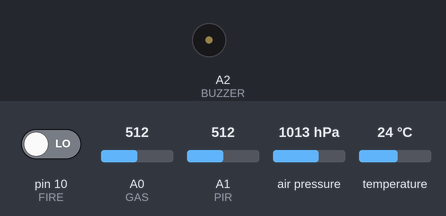
The sketch below on a simulated Arduino Uno, built with avr-gcc and run on an emulated ATmega328P. On the bench: buzzer (waves = sounding). The test bench sets the inputs (shaded band); at power-on: A0 (GAS) = 512, pin 10 (FIRE) LOW, A1 (PIR) = 512, air pressure 1013 hPa, temperature 24 °C. WiFi joins after 1.5 s; servers stay silent unless stated.

Above: at 3.0 s.
3.1 s: A0 (GAS) set to 607
5.3 s: A0 (GAS) set to 634
At 6.4 s:
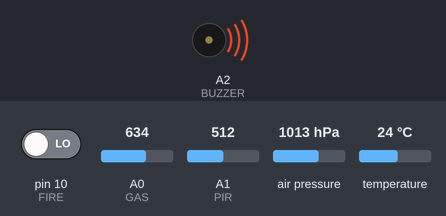
7.3 s: A0 (GAS) set to 610
At 9.0 s:
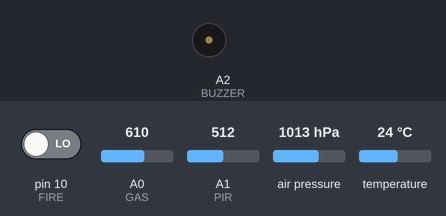
9.3 s: A0 (GAS) set to 630
At 10.6 s:
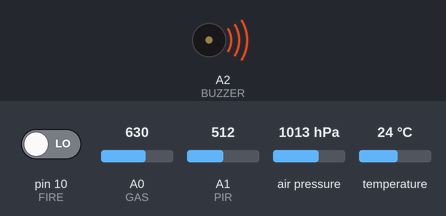
Timing chart, 0 to 12.3 s (numbered marks = the images above; inputs shaded):
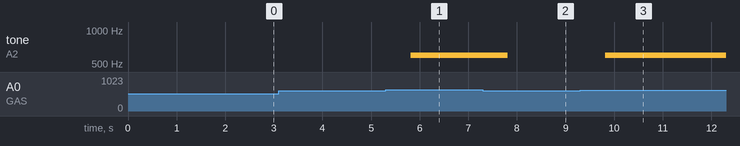

Measured:
- the behaviour switches between 619 and 620 on A0 (GAS) (found by bisection; images 0 and 1)
- after the input at 5.3 s, tone on A2 (BUZZER): silent → 600 Hz after 0.51 s
- after the input at 7.3 s, tone on A2 (BUZZER): 600 Hz → silent after 0.51 s
- after the input at 9.3 s, tone on A2 (BUZZER): silent → 600 Hz after 0.51 s

The sketch:

sss.ino
```cpp
/*
 * ============================================================
 *  SYSTEM SECURITY - Systeme de securite connecte (Arduino UNO)
 * ============================================================
 *  Surveille trois dangers et envoie l'etat a l'application Blynk :
 *    - Flamme      (capteur de flamme, sortie numerique)
 *    - Mouvement   (capteur PIR, lu en analogique)
 *    - Gaz         (capteur de gaz, sortie analogique)
 *  Mesure aussi la temperature, la pression et l'altitude (BMP180).
 *  Un buzzer sonne quand au moins un danger est detecte.
 *
 *  Brochage :
 *    A0  -> capteur de gaz
 *    A1  -> capteur PIR
 *    A2  -> buzzer
 *    D10 -> capteur de flamme
 *    A4 (SDA) / A5 (SCL) -> BMP180 (bus I2C)
 *
 *  Widgets Blynk (broches virtuelles) :
 *    V0 = flamme   V1 = mouvement   V2 = gaz        (0 ou 1)
 *    V3 = temperature (degC)   V4 = pression (hPa)   V5 = altitude (m)
 *
 *  Bibliotheques : Blynk, Adafruit BMP085 Library (compatible BMP180)
 * ============================================================
 */

// Identifiants du modele Blynk : doivent etre definis AVANT d'inclure Blynk
#define BLYNK_TEMPLATE_ID "TMPL2v6q_U6G1"
#define BLYNK_TEMPLATE_NAME "SYSTEM SECURITY"

#include <Wire.h>               // bus I2C (utilise par le BMP180)
#include <Adafruit_BMP085.h>    // pilote BMP085/BMP180
#include <BlynkSimpleStream.h>  // Blynk via la liaison serie (pas de WiFi)

// ===== Auth Token =====
// Jeton qui relie cette carte a votre appareil dans Blynk.
// ATTENTION : ce jeton est un secret. Ne le publiez pas dans un depot public ;
// s'il a ete publie, regenerez-le dans la console Blynk.
char auth[] = "UldGf8ePbc_l6qJb-_7Y2MwGXY842C6J";

// ===== BMP180 =====
Adafruit_BMP085 bmp;

// ===== Capteurs =====
#define GAS     A0   // capteur de gaz (analogique)
#define PIR     A1   // capteur de mouvement PIR (lu en analogique)
#define FIRE    10   // capteur de flamme (numerique)
#define BUZZER  A2   // buzzer d'alarme

// Valeurs brutes lues sur les capteurs
int pirValue = 0;
int gasValue = 0;
int fireValue = 0;

// Etats apres comparaison aux seuils : 1 = danger detecte, 0 = normal
int fireState = 0;
int pirState  = 0;
int gasState  = 0;

// Minuterie Blynk : appelle sendSensorData() periodiquement sans bloquer loop()
BlynkTimer timer;

// ==========================================
// Lit tous les capteurs, envoie les valeurs a Blynk et pilote le buzzer.
// Appelee toutes les 2 secondes par la minuterie.
void sendSensorData() {

  // ===== BMP180 =====
  float temperatureBMP = bmp.readTemperature();
  float pression = bmp.readPressure() / 100.0;   // Pa -> hPa
  float altitude = bmp.readAltitude();           // en metres, pression de reference au niveau de la mer par defaut

  // ===== Lecture capteurs =====
  fireValue = digitalRead(FIRE);
  pirValue  = analogRead(PIR);
  gasValue  = analogRead(GAS);

  // ===== Etats =====
  // Flamme : le capteur donne directement 1 quand il detecte une flamme.
  // PIR et gaz : valeur analogique (0 a 1023) comparee a un seuil.
  // Ajustez 650 et 620 selon vos capteurs.
  fireState = (fireValue == 1) ? 1 : 0;
  pirState  = (pirValue >= 650) ? 1 : 0;
  gasState  = (gasValue >= 620) ? 1 : 0;

  // ===== LEDs Blynk =====
  Blynk.virtualWrite(V0, fireState);
  Blynk.virtualWrite(V1, pirState);
  Blynk.virtualWrite(V2, gasState);

  // ===== BMP180 =====
  Blynk.virtualWrite(V3, temperatureBMP);
  Blynk.virtualWrite(V4, pression);
  Blynk.virtualWrite(V5, altitude);

  // ===== Buzzer =====
  // Aucun danger      -> silence
  // Un seul danger    -> son grave (600 Hz)
  // Deux dangers ou + -> son aigu (1200 Hz)
  if (fireState == 0 && pirState == 0 && gasState == 0) {
    noTone(BUZZER);
  }
  else if (fireState + pirState + gasState >= 2) {
    tone(BUZZER, 1200);
  }
  else {
    tone(BUZZER, 600);
  }
}

// ==========================================
// Initialisation : executee une seule fois au demarrage.
void setup() {

  Serial.begin(9600);   // obligatoire pour Blynk Stream

  // Connexion a Blynk a travers le port serie
  Blynk.begin(Serial, auth);

  // Si le BMP180 ne repond pas (cablage I2C), on arrete le programme ici
  if (!bmp.begin()) {
    while (1);
  }

  pinMode(FIRE, INPUT);
  pinMode(PIR, INPUT);
  pinMode(GAS, INPUT);
  pinMode(BUZZER, OUTPUT);

  // Lecture et envoi des mesures toutes les 2000 ms
  timer.setInterval(2000L, sendSensorData);
}

// ==========================================
// Boucle principale : ne pas y mettre de delay(), sinon Blynk se deconnecte.
void loop() {
  Blynk.run();   // maintient la communication avec Blynk
  timer.run();   // declenche sendSensorData() quand c'est l'heure
}
```
